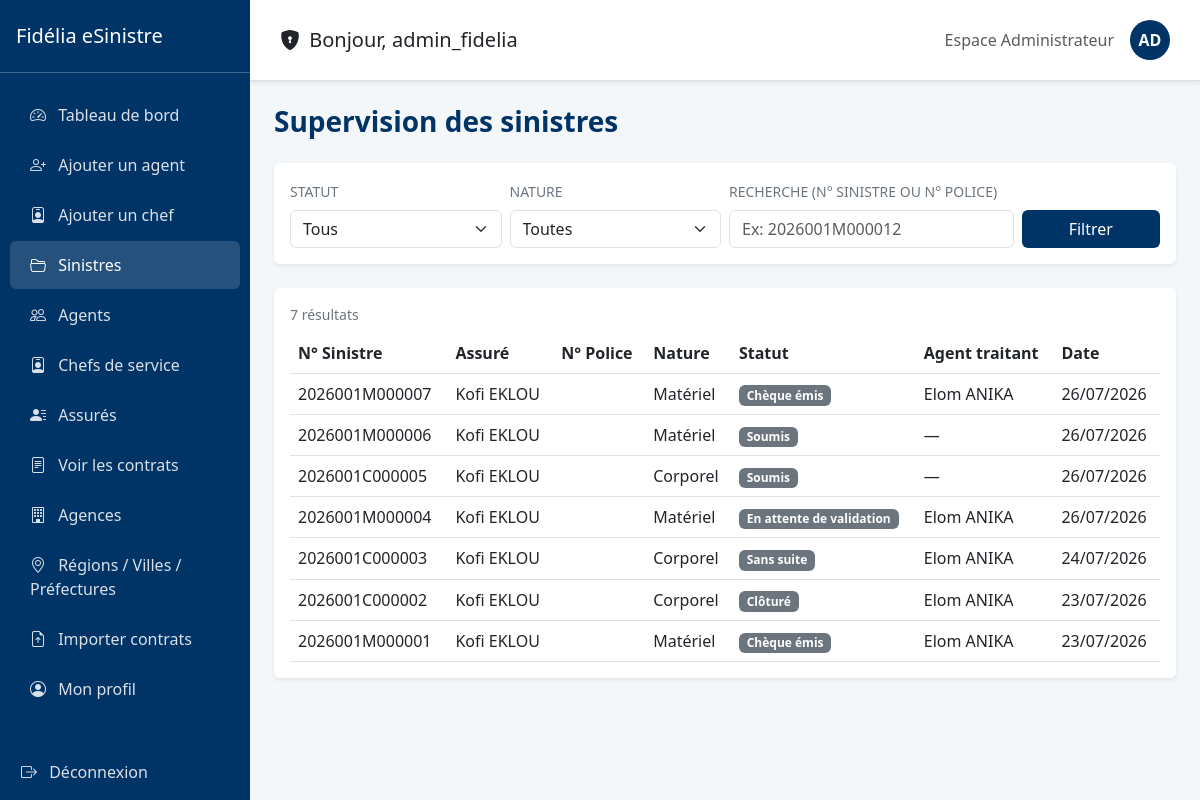
The page /sinistres/admin/sinistres/ (signed in) on the database as committed earlier.
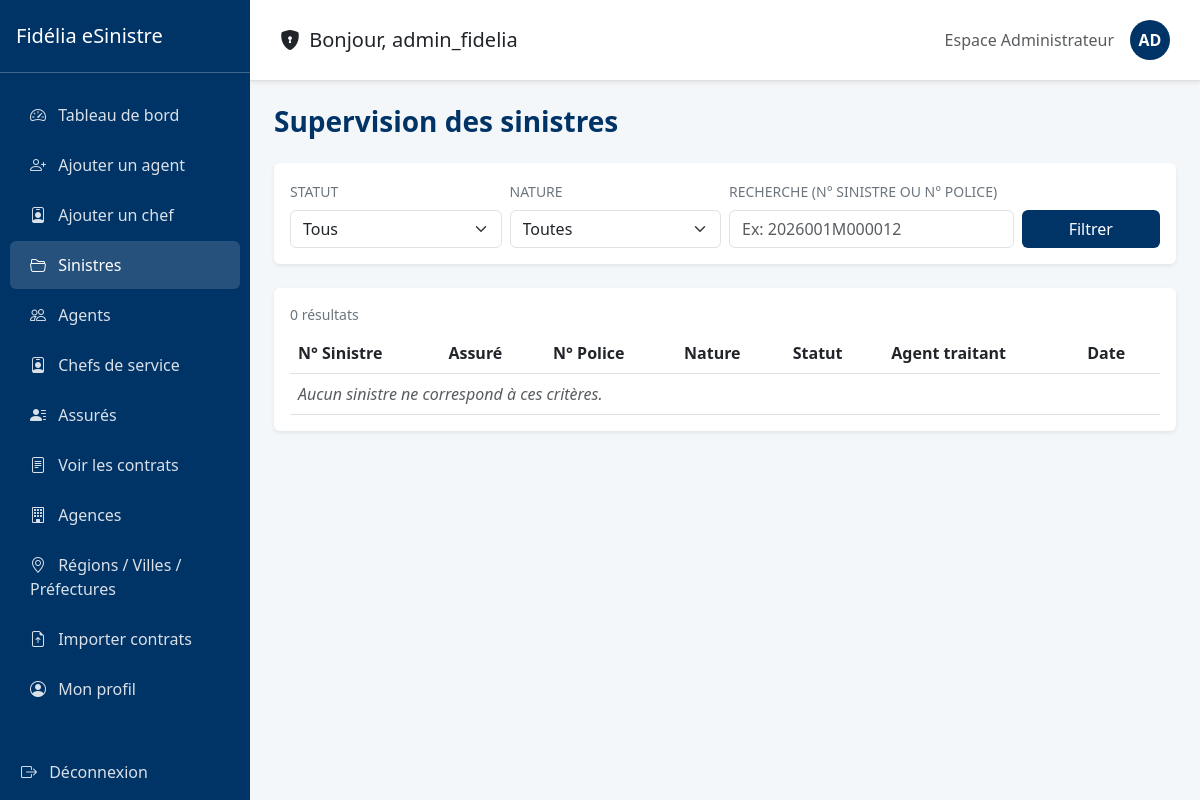
The same page on the database as committed later.
### gestion_sinistres/models.py (models this page shows, shortened)
class Sinistre(models.Model):
    NATURE_CHOICES = [('C', 'Corporel'), ('M', 'Matériel'), ('X', 'Mixte')]
    STATUS_CHOICES = [
        ('SOUMIS', 'Soumis'),
        ('ATTENTE_COMPLEMENTS', 'En attente de compléments'),
        ('ATTENTE_VALIDATION', 'En attente de validation'),
        ('A_CORRIGER', 'A corriger'),
        ('EN_COURS', 'En cours'),
        ('CHEQUE_EMIS', 'Chèque émis'),
        ('CLOTURE', 'Clôturé'),
        ('SANS_SUITE', 'Sans suite'),
        ('REOUVERT', 'Réouvert'),
    ]
    nom_conducteur = models.CharField(max_length=100)
    immatriculation = models.CharField(max_length=50, blank=True, null=True, verbose_name="Immatriculation")
    numero_sinistre = models.CharField(max_length=20, unique=True)
    statut = models.CharField(max_length=30, choices=STATUS_CHOICES, default='SOUMIS')
    agent_traitant = models.CharField(max_length=100, blank=True, null=True)
    montant_estime = models.DecimalField(max_digits=12, decimal_places=2, default=0)
    prix_retenu = models.DecimalField(max_digits=12, decimal_places=2, null=True, blank=True)
    attestation_generee = models.BooleanField(default=False)
    date_attestation = models.DateTimeField(null=True, blank=True)
    date_cloture = models.DateTimeField(null=True, blank=True)
    indemnisation_validee = models.BooleanField(default=False)
    date_survenance = models.DateTimeField()
    date_declaration = models.DateTimeField(auto_now_add=True)
    heure_approximative = models.TimeField()
    circonstances = models.TextField()
    vehicule = models.ForeignKey(Vehicule, on_delete=models.CASCADE)
    region = models.ForeignKey(Region, on_delete=models.SET_NULL, null=True)
    commune = models.ForeignKey(Commune, on_delete=models.SET_NULL, null=True)
    ville = models.ForeignKey(Ville, on_delete=models.SET_NULL, null=True)
    quartier = models.CharField(max_length=150)
    nature = models.CharField(max_length=1, choices=NATURE_CHOICES)
    numero_point_vente = models.CharField(max_length=10, default="001")
    assure = models.ForeignKey(User, on_delete=models.CASCADE, related_name='sinistres')
    quittance = models.ForeignKey(Quittance, on_delete=models.SET_NULL, null=True, blank=True)
    lettre_derogation = models.FileField(upload_to='sinistres/derogations/', blank=True, null=True)
    autre_vehicule_implique = models.BooleanField(default=False)
    vehicule_adverse_immatriculation = models.CharField(max_length=50, blank=True, null=True)
    vehicule_adverse_marque = models.CharField(max_length=50, blank=True, null=True)
    vehicule_adverse_modele = models.CharField(max_length=50, blank=True, null=True)
    vehicule_adverse_compagnie = models.CharField(max_length=100, blank=True, null=True, verbose_name="Compagnie d'assurance (véhicule adverse)")
    nombre_blesses = models.PositiveSmallIntegerField(default=0)
    nombre_morts = models.PositiveSmallIntegerField(default=0)

### gestion_sinistres/views.py (the view)
# urls.py: path('admin/sinistres/', views.supervision_sinistres, name='supervision_sinistres'),
@login_required
@user_passes_test(lambda u: u.is_staff)
def supervision_sinistres(request):
    sinistres = Sinistre.objects.select_related('assure', 'vehicule', 'region').order_by('-date_declaration')
    statut = request.GET.get('statut', '')
    nature = request.GET.get('nature', '')
    recherche = request.GET.get('q', '').strip()
    if statut:
        sinistres = sinistres.filter(statut=statut)
    if nature:
        sinistres = sinistres.filter(nature=nature)
    if recherche:
        sinistres = sinistres.filter(
            Q(numero_sinistre__icontains=recherche) | Q(n_police__icontains=recherche)
        )
    context = {
        'sinistres': sinistres,
        'statut_choices': Sinistre.STATUS_CHOICES,
        'nature_choices': Sinistre.NATURE_CHOICES,
        'statut_selectionne': statut,
        'nature_selectionnee': nature,
        'recherche': recherche,
    }
    return render(request, 'supervision_sinistres.html', context)

### gestion_sinistres/templates/supervision_sinistres.html (shortened to what this page needs)
{% extends 'base_admin.html' %}
{% block content %}
<h3 class="fw-bold mb-4" style="color: var(--fidelia-blue);">Supervision des sinistres</h3>
<div class="card border-0 shadow-sm p-3 mb-4">
    <form method="get" class="row g-2 align-items-end">
        <div class="col-md-3">
            <label class="form-label small text-secondary text-uppercase">Statut</label>
            <select name="statut" class="form-select">
                <option value="">Tous</option>
            </select>
        </div>
        <div class="col-md-3">
            <label class="form-label small text-secondary text-uppercase">Nature</label>
            <select name="nature" class="form-select">
                <option value="">Toutes</option>
            </select>
        </div>
        <div class="col-md-4">
            <label class="form-label small text-secondary text-uppercase">Recherche (n° sinistre ou n° police)</label>
            <input type="text" name="q" class="form-control" value="{{ recherche }}" placeholder="Ex: 2026001M000012">
        </div>
        <div class="col-md-2 d-flex gap-2">
            <button type="submit" class="btn w-100" style="background: var(--fidelia-blue); color: white;">Filtrer</button>
        </div>
    </form>
</div>
<div class="card border-0 shadow-sm p-3">
    <div class="mb-2 text-secondary small">{{ sinistres|length }} résultat{{ sinistres|length|pluralize }}</div>
    <table class="table table-hover align-middle mb-0">
        <thead>
            <tr>
                <th>N° Sinistre</th>
                <th>Assuré</th>
                <th>N° Police</th>
                <th>Nature</th>
                <th>Statut</th>
                <th>Agent traitant</th>
                <th>Date</th>
            </tr>
        </thead>
        <tbody>
            {% for s in sinistres %}
            <tr>
                <td>{{ s.numero_sinistre }}</td>
                <td>{{ s.assure.get_full_name|default:s.assure.username }}</td>
                <td>{{ s.n_police }}</td>
                <td>{{ s.get_nature_display }}</td>
                <td><span class="badge bg-secondary">{{ s.get_statut_display }}</span></td>
                <td>{{ s.agent_traitant|default:"—" }}</td>
                <td>{{ s.date_declaration|date:"d/m/Y" }}</td>
            </tr>
            {% empty %}
            <tr><td colspan="7" class="text-muted fst-italic">Aucun sinistre ne correspond à ces critères.</td></tr>
            {% endfor %}
        </tbody>
    </table>
</div>
{% endblock %}

Rows that differ between the two databases and show on the page:
removed Sinistre: numero_sinistre "2026001M000007", assure.get_full_name "Kofi EKLOU", nature "Matériel", statut "Chèque émis", agent_traitant "Elom ANIKA", date_declaration "26/07/2026"
removed Sinistre: numero_sinistre "2026001M000006", assure.get_full_name "Kofi EKLOU", nature "Matériel", statut "Soumis", agent_traitant "—", date_declaration "26/07/2026"
removed Sinistre: numero_sinistre "2026001C000005", assure.get_full_name "Kofi EKLOU", nature "Corporel", statut "Soumis", agent_traitant "—", date_declaration "26/07/2026"
removed Sinistre: numero_sinistre "2026001M000004", assure.get_full_name "Kofi EKLOU", nature "Matériel", statut "En attente de validation", agent_traitant "Elom ANIKA", date_declaration "26/07/2026"
removed Sinistre: numero_sinistre "2026001C000003", assure.get_full_name "Kofi EKLOU", nature "Corporel", statut "Sans suite", agent_traitant "Elom ANIKA", date_declaration "24/07/2026"
removed Sinistre: numero_sinistre "2026001C000002", assure.get_full_name "Kofi EKLOU", nature "Corporel", statut "Clôturé", agent_traitant "Elom ANIKA", date_declaration "23/07/2026"
removed Sinistre: numero_sinistre "2026001M000001", assure.get_full_name "Kofi EKLOU", nature "Matériel", statut "Chèque émis", agent_traitant "Elom ANIKA", date_declaration "23/07/2026"
Other text that changed with them:
{{ sinistres|length }}: "7" → "0"
text now shown: "Aucun sinistre ne correspond à ces critères."
